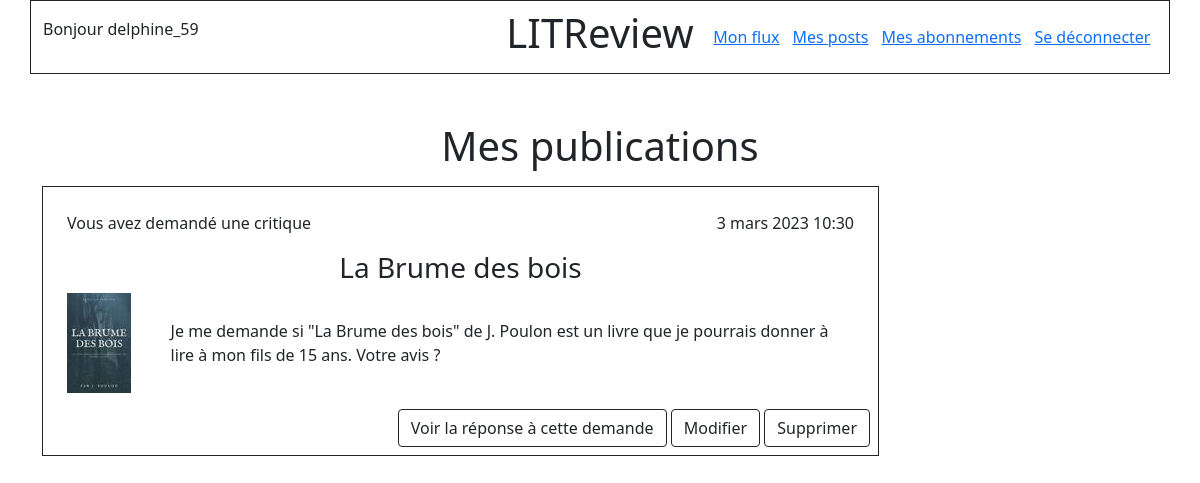
/posts (signed in), run on the app's committed database.
### authentication/models.py (models this page shows)
class User(AbstractUser):
    SUBSCRIBER = "Membre"
    followed_members = models.ManyToManyField(
        settings.AUTH_USER_MODEL,
        through="UserFollows",
        related_name="followed"
    )

### feed/models.py (models this page shows, shortened)
class Ticket(models.Model):
    objects = models.Manager()
    title = models.CharField(max_length=128)
    description = models.TextField(max_length=2048, blank=True)
    user = models.ForeignKey(
        to=settings.AUTH_USER_MODEL,
        on_delete=models.CASCADE
    )
    image = models.ImageField(null=True, blank=True)
    time_created = models.DateTimeField(auto_now_add=True)
    IMAGE_MAX_SIZE = (100, 100)

### feed/views.py (the view)
# urls.py: path('posts', views.display_my_posts, name='my-posts')
@login_required
def display_my_posts(request):
    tickets = Ticket.objects.filter(user=request.user)
    tickets = tickets.annotate(content_type=Value('TICKET', CharField()))
    reviews = Review.objects.filter(user=request.user)
    reviews = reviews.annotate(content_type=Value('REVIEW', CharField()))
    posts = sorted(
        chain(tickets, reviews),
        key=lambda post: post.time_created,
        reverse=True
    )
    return render(request, 'feed/posts.html', context={'posts': posts})

### feed/templatetags/feed_extras.py (called while the page is built)
@register.simple_tag(takes_context=True)
def get_user_display(context, user):
    if user == context['user']:
        return "Vous avez"
    return f"{user.username} a"

### feed/templates/feed/posts.html (shortened to what this page needs)
{% extends "base.html" %}
{% block content %}
    <h1 class="text-center">Mes publications</h1>
        <div class="d-flex flex-column">
        {% for post in posts %}
            {% if post.content_type == 'TICKET' %}
                <div class="align-self-start border border-dark mt-2 p-2 w-75">
                    {% include 'feed/ticket_detail.html' with ticket=post %}
                    <div class="text-end">
                        {% include 'feed/review_check.html' with post=post %}
                        <a class="btn btn-outline-dark" href="{% url 'feed:ticket-update' ticket_id=post.id %}">Modifier</a>
                        <a class="btn btn-outline-dark" href="{% url 'feed:ticket-delete' ticket_id=post.id %}">Supprimer</a>
                    </div>
                </div>
            {% endif %}
        {% endfor %}
    </div>
{% endblock content %}

### templates/base.html (shortened to what this page needs)
{% load static %}
<!DOCTYPE html>
<html lang="en" xmlns="http://www.w3.org/1999/xhtml">
<head>
    <link href="https://cdn.jsdelivr.net/npm/bootstrap@5.1.3/dist/css/bootstrap.min.css" rel="stylesheet">
    <link rel="stylesheet" href="https://cdnjs.cloudflare.com/ajax/libs/font-awesome/4.7.0/css/font-awesome.min.css">
    <link rel="stylesheet" href="{% static 'feed/rating_style.css' %}"/>
</head>
<body>
    <header>
        <nav class="bg_light">
            <div class="container">
                <div class="row border border-dark py-2">
                    <div class="col-5 d-flex align-items-center">
                        {% if user.is_authenticated %}
                            <p>Bonjour {{ user.username }}</p>
                        {% endif %}
                    </div>
                    <div class="col-2 d-flex justify-content-center">
                        <h1>LITReview</h1>
                    </div>
                    <div
                            class="col-5 d-flex justify-content-around align-items-center">
                        {% if user.is_authenticated %}
                            <a href="{% url 'feed:my-flow' %}">Mon flux</a>
                            <a href="{% url 'feed:my-posts' %}">Mes posts</a>
                            <a href="{% url 'authentication:follows' %}">Mes abonnements</a>
                            <a href="{% url 'authentication:logout' %}">Se déconnecter</a>
                        {% endif %}
                    </div>
                </div>
            </div>
        </nav>
    </header>
    <section class="container my-5">
    {% block content %}
    {% endblock content %}
    </section>
</body>
</html>

### feed/templates/feed/ticket_detail.html
{% load feed_extras %}
<div class="p-3">
    <div class="row">
        <div class="col text-start">
            <p>{% get_user_display user=ticket.user %} demandé une critique</p>
        </div>
        <div class="col text-end">
            <p>{{ ticket.time_created }}</p>
        </div>
    </div>
    <h3 class="text-center">{{ ticket.title }}</h3>
    <div class="row">
        <div class="col-1 d-flex align-items-center">
            {% if ticket.image %}
            <img src="{{ ticket.image.url }}">
        {% endif %}
        </div>
        <div class="col-11 ps-5 d-flex align-items-center">
             {{ ticket.description }}
        </div>
    </div>
</div>

### feed/templates/feed/review_check.html
{% if not post.ticket_review %}
    <a class="btn btn-outline-dark" href="{% url 'feed:review-create' ticket_id=post.id %}">Créer une critique</a>
{% else %}
    <a class="btn btn-outline-dark" href="{% url 'feed:review-display' review_id=post.ticket_review.id %}">Voir la réponse à cette demande</a>
{% endif %}

### data on the page
User: username "delphine_59"
Ticket: user "Vous avez", time_created "3 mars 2023 10:30", title "La Brume des bois", image (picture), description "Je me demande si \"La Brume des bois\" de J. Poulon est un livre que je pourrais donner à lire à mon fils de 15 ans. Votre avis ?", shows "Voir la réponse à cette demande"
